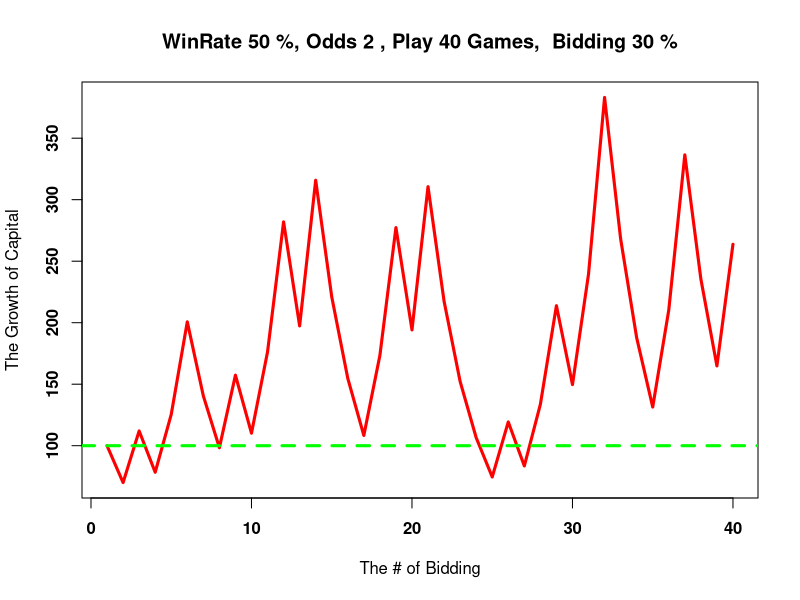

Recreate this plot in R.
##profit growth when bidding f##

nbet=40		## number of bidding
odds=2			## odds
pwin=0.5		## win rate
initM=100		## initial capital
f=0.3			## bidding fraction

capital=rep(initM,1)  		## current capital

for(i in 2:nbet){	## running each game
	dice=sample(0:1,size=1,prob=c(0.5,0.5),replace=T)			 ## gamble simulation
	capital[i]=dice*capital[i-1]*f*(1+odds)+capital[i-1]*(1-f)	## the growth of capital
}
 	
plot(capital,type="l",col="red",lwd=3,font=2
,xlab="The # of Bidding",ylab="The Growth of Capital"
,main=paste("WinRate",pwin*100,"%,","Odds",odds,", Play",nbet,"Games, "
,"Bidding",f*100,"%"))

abline(h=initM,col="green",lty=2,lwd=3)
